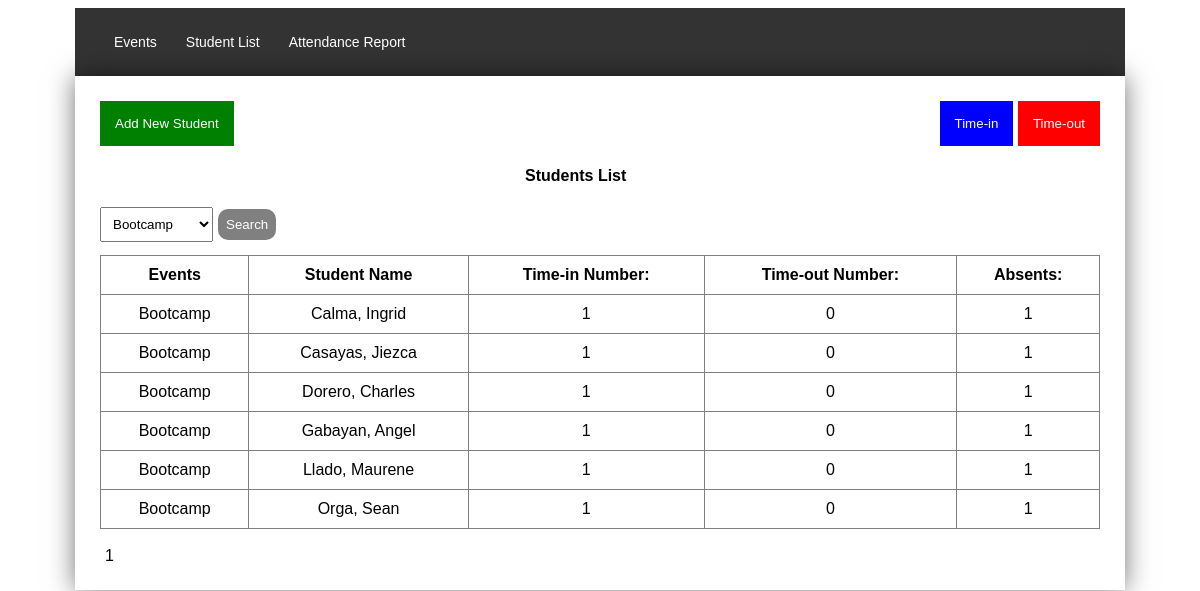
The page /index.php?event_id=20 on the database its author committed.
### tables this page shows
CREATE TABLE `event_attendance` (
  `studentid` int DEFAULT NULL,
  `eventid` int DEFAULT NULL,
  `timein_no` int NOT NULL,
  `timeout_no` int NOT NULL,
  `event_total_timein` int DEFAULT NULL,
  `event_total_timeout` int DEFAULT NULL,
  `event_total_absents` int DEFAULT NULL,
  KEY `event_idx` (`eventid`),
  KEY `student_idx` (`studentid`),
  CONSTRAINT `event` FOREIGN KEY (`eventid`) REFERENCES `events` (`event_id`) ON DELETE CASCADE ON UPDATE CASCADE,
  CONSTRAINT `student` FOREIGN KEY (`studentid`) REFERENCES `student_info` (`id`) ON DELETE CASCADE ON UPDATE CASCADE
);

CREATE TABLE `events` (
  `event_id` int NOT NULL AUTO_INCREMENT,
  `event_name` varchar(45) DEFAULT NULL,
  `type` enum('Whole Day','Half Day') DEFAULT NULL,
  `half_day_type` enum('Morning','Afternoon') DEFAULT NULL,
  `eventdate` date DEFAULT NULL,
  PRIMARY KEY (`event_id`)
);

CREATE TABLE `student_info` (
  `id` int NOT NULL,
  `lastname` varchar(45) DEFAULT NULL,
  `firstname` varchar(45) DEFAULT NULL,
  `middlename` varchar(45) DEFAULT NULL,
  `extname` varchar(45) DEFAULT NULL,
  `course` varchar(45) DEFAULT NULL,
  `year` varchar(45) DEFAULT NULL,
  `block` varchar(45) DEFAULT NULL,
  PRIMARY KEY (`id`)
);

### index.php (the view, shortened to what this page needs)
<?php
    include 'connection.php';
    $event_id = isset($_GET['event_id']) ? $_GET['event_id'] : '';
    $result_per_page = 10;
    $query_01 = "SELECT * FROM event_attendance where eventid = '$event_id'";
    $result_01 = mysqli_query($conn, $query_01);
    $resultRows = mysqli_num_rows($result_01);
    $number_of_page = ceil($resultRows / $result_per_page);
    if(!isset($_GET['page'])){
        $page = 1;
    }else{
        $page = $_GET['page'];
    }
    $first_page_number = ($page - 1) * $result_per_page;
    $query_02 = "SELECT event_name, studentid, firstname, lastname, timein_no, timeout_no, event_total_absents
        FROM event_attendance
        JOIN student_info ON event_attendance.studentid = student_info.id
        JOIN events ON event_attendance.eventid = events.event_id
        WHERE events.event_id = '$event_id' ORDER BY lastname ASC LIMIT $first_page_number, $result_per_page";
    $result_02 = mysqli_query($conn, $query_02);
    $records = array();
    if (mysqli_num_rows($result_02) > 0) {
        while ($row = mysqli_fetch_assoc($result_02)) {
            $records[] = $row;
        }
    }
    $eventQuery = "SELECT event_id, event_name FROM events";
    $eventResult = mysqli_query($conn, $eventQuery);
    $events = array();
    while ($eventRow = mysqli_fetch_assoc($eventResult)) {
        $events[] = $eventRow;
    }
?>
<!DOCTYPE html>
<html>
  <head>
    <link rel="stylesheet" href="style.css" />
  </head>
    <body style="font-family: sans-serif;">
        <?php include 'navbar.php'; ?>
    </nav>
        <div class="container">
            <button type="submit" class="add_student">
            <a href="addstudent.php"> Add New Student</a></button>
            <div class="time">
                <button type="submit" class="time_in">
                <a href="timein.php"> Time-in</a></button>
                <button type="submit" class="time_out">
                <a href="timeout.php">Time-out</a></button>
            </div>
            <table class="table" border="1">
                <h4 class="label">Students List</h4>
                <form action="<?php $_SERVER['PHP_SELF']; ?>" method="GET" class="form">
            <select name="event_id" class="select" required style="padding: 8px";>
                <?php foreach ($events as $event) : ?>
                    <option value="<?php echo $event['event_id']; ?>" <?php if ($event_id == $event['event_id']) echo 'selected'; ?>>
                        <?php echo $event['event_name']; ?>
                    </option>
                <?php endforeach; ?>
            </select>
            <input type="submit" value="Search" style="background-color: grey; padding: 8px; border-radius: 10px; color: white; border: none; margin-bottom: 15px; margin-left: 5px;">
        </form>
                    <thead>
                        <th>Events </th>
                        <th> Student Name </th>
                        <th>Time-in Number:</th>
                        <th>Time-out Number:</th>
                        <th>Absents:</th>
                    </thead>
                    <tbody>
                        <?php foreach($records as $record) : ?>
                        <tr>
                            <td><?php echo $record['event_name']; ?></td>
                            <td> <?php echo $record['lastname'] . ", " . $record ['firstname']; ?> </td>
                            <td><?php echo $record['timein_no']; ?></td>
                            <td><?php echo $record['timeout_no']; ?></td>
                            <td><?php echo $record['event_total_absents']; ?></td>
                        </tr>
                        <?php endforeach ?>
                    </tbody>
            </table><br>
            <?php
                for ($page = 1; $page <= $number_of_page; $page++) {
                  echo '<a href="index.php?event_id=' . $event_id . '&page=' . $page . '" style="margin-right: 5px; padding: 5px; color: black;">' . $page . '</a>';
                }
              ?>
        </div>
    </body>
</html>

### style.css (style rules this page uses)
.container { width: 1000px; margin-left: auto; margin-right: auto; box-shadow: 0 0 25px rgba(0, 0, 0, 0.55); padding: 25px; }
.form { margin-left: 35px; width: auto; }
.label { margin-left: 425px; margin-right: auto; }
.table { border-collapse: collapse; margin-left: auto; margin-right: auto; width: 1000px; text-align: center; }
th, td, tr { padding: 10px; }
a { color: white; text-decoration: none; }
.add_student { padding: 15px; border: none; color: white; background-color: green; }
.time { float: right; }
.time_in { padding: 15px; border: none; color: white; background-color: blue; }
.time_out { padding: 15px; border: none; color: white; background-color: red; }

### rows shown on the page
event_attendance: eventid.event_name "Bootcamp", studentid.lastname "Calma", studentid.firstname "Ingrid", timein_no "1", timeout_no "0", event_total_absents "1"
event_attendance: eventid.event_name "Bootcamp", studentid.lastname "Casayas", studentid.firstname "Jiezca", timein_no "1", timeout_no "0", event_total_absents "1"
event_attendance: eventid.event_name "Bootcamp", studentid.lastname "Dorero", studentid.firstname "Charles", timein_no "1", timeout_no "0", event_total_absents "1"
event_attendance: eventid.event_name "Bootcamp", studentid.lastname "Gabayan", studentid.firstname "Angel", timein_no "1", timeout_no "0", event_total_absents "1"
event_attendance: eventid.event_name "Bootcamp", studentid.lastname "Llado", studentid.firstname "Maurene", timein_no "1", timeout_no "0", event_total_absents "1"
event_attendance: eventid.event_name "Bootcamp", studentid.lastname "Orga", studentid.firstname "Sean", timein_no "1", timeout_no "0", event_total_absents "1"

### other values the page prints
form field event_id "Bootcamp"
